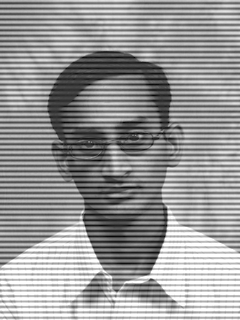
#> input picture Códigos/indiano.png, 240 x 320 px
$ jupyter execute '7.1.2.2 - Restauração de Imagens através de Filtros Notch.ipynb'
#> lines starting #> are read from the running program, lines starting #| are printed output that depends on the picture; after the words box and inside, x2 and y2 are one past the last pixel; in counts of white or black regions, pixels touching at a corner belong together
[cell 1]
import cv2
import numpy as np
from matplotlib import pyplot as plt
from math import sqrt,exp
img = cv2.imread("indiano.png",0)
#> img is the input picture: shape (320, 240); min 1, max 255, mean 151.2
fourier = np.fft.fft2(img)
center = np.fft.fftshift(fourier)
centerlog =np.log(1+np.abs(center))
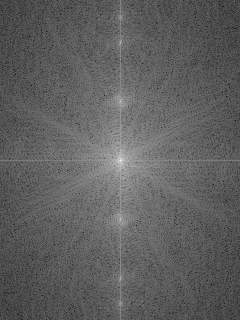
#> centerlog: shape (320, 240) float64; min 1.02, max 16.27, mean 6.76; drawn with min black and max white
plt.figure(figsize=(8,5))
plt.subplot (1,2,1)
plt.imshow(img,cmap=plt.cm.gray),plt.xticks([]), plt.yticks([])
plt.title('Original'),plt.xticks([]), plt.yticks([])
plt.subplot (1,2,2)
plt.imshow(centerlog,cmap=plt.cm.gray)
plt.title('Espectro Original'),plt.xticks([]), plt.yticks([])
plt.show()
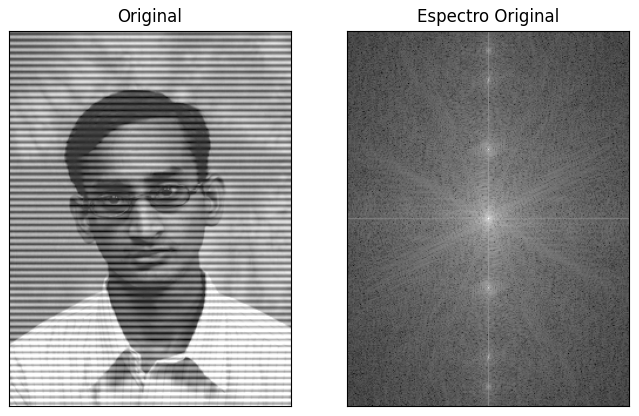
#> figure drawn by matplotlib, 2 panels

[cell 2]
#Criando o filtro através da visualização dos ruídos no espectro de Fourier
rows, cols = centerlog.shape
#> rows = 320; cols = 240
crow,ccol = rows//2 , cols//2
#> crow = 160; ccol = 120
mask = np.ones((rows,cols),np.uint8)
#desenhando os círculos no espectro
preto=(0,0,0) #definindo cor
circ1=cv2.circle(mask, (120, 16), 16, preto,-1)
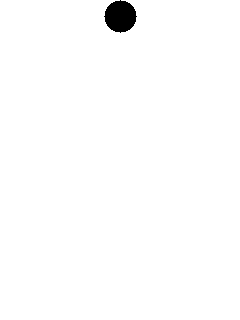
#> mask: shape (320, 240); values 0 (black) and 1 (white), 99% white; 1 black region, box (x1, y1, x2, y2) and area: (104, 0, 137, 33) 797
circ2=cv2.circle(mask, (120, 42), 16, preto,-1)
circ3=cv2.circle(mask, (120, 101), 16, preto,-1)
circ4=cv2.circle(mask, (120, 218), 16, preto,-1)
circ5=cv2.circle(mask, (120, 278), 16, preto,-1)
circ6=cv2.circle(mask, (120, 301), 16, preto,-1)
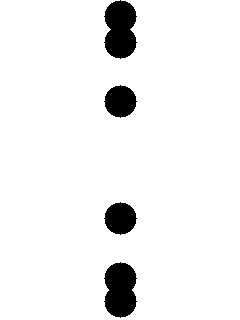
#> mask: shape (320, 240); values 0 (black) and 1 (white), 94% white; 4 black regions, box (x1, y1, x2, y2) and area: (104, 0, 137, 59) 1521, (104, 262, 137, 318) 1460, (104, 85, 137, 118) 797, (104, 202, 137, 235) 797
plt.figure(figsize=(8,5))
plt.imshow(mask,cmap=plt.cm.gray),plt.xticks([]), plt.yticks([])
plt.show()

[cell 3]
fshift=mask*center
f_ishift = np.fft.ifftshift(fshift)
inverse = np.fft.ifft2(f_ishift)
plt.figure(figsize=(8,5))
plt.subplot (1,2,1)
plt.imshow(np.log(1+np.abs(fshift)),cmap=plt.cm.gray),plt.xticks([]), plt.yticks([])
plt.title('Espectro Filtrado'),plt.xticks([]), plt.yticks([])
plt.subplot (1,2,2)
plt.imshow(np.abs(inverse),cmap=plt.cm.gray),plt.xticks([]), plt.yticks([])
plt.title('Imagem Filtrada'),plt.xticks([]), plt.yticks([])
plt.show()
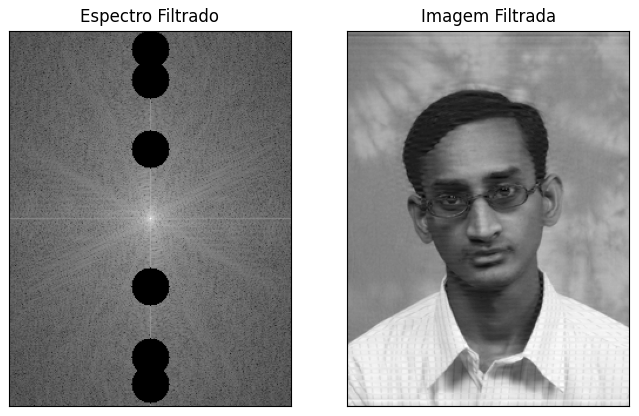
#> figure drawn by matplotlib, 2 panels

$ run again, with Códigos/navioescola.png copied over Códigos/indiano.png
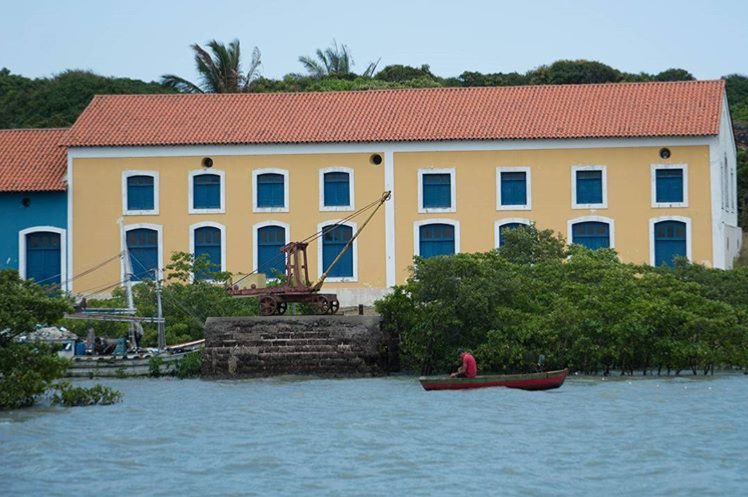
#> input picture Códigos/navioescola.png, 748 x 497 px
#> `circ1=cv2.circle(mask, (120, 16), 16, preto,-1)`:
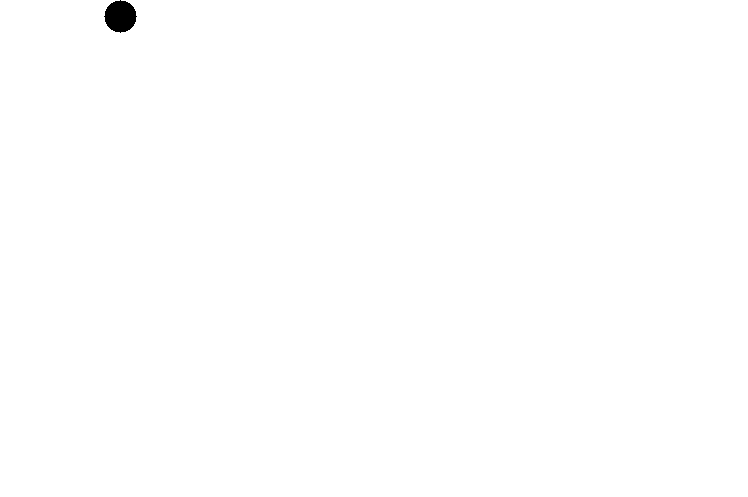
#> mask: shape (497, 748); values 0 (black) and 1 (white), 99.8% white; 1 black region, box (x1, y1, x2, y2) and area: (104, 0, 137, 33) 797
#> `plt.show()`:
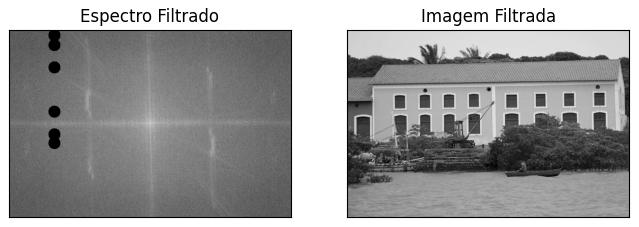
#> figure drawn by matplotlib, 2 panels
